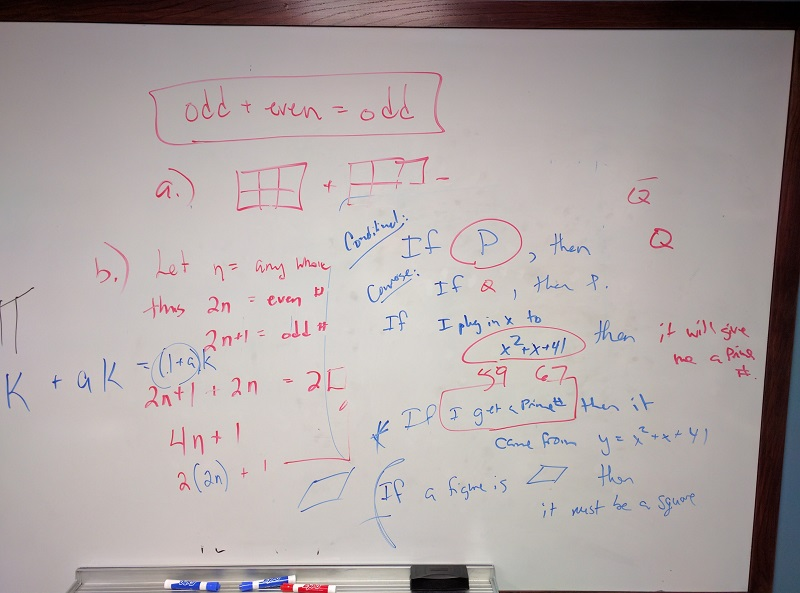
#> input picture code/03-opencv-images/board.jpg, 800 x 593 px
$ python HighIntensity.py board.jpg
#> lines starting #> are read from the running program, lines starting #| are printed output that depends on the picture; after the words box and inside, x2 and y2 are one past the last pixel; in counts of white or black regions, pixels touching at a corner belong together
'''
* Python script to ignore low intensity pixels in an image.
*
* usage: python HighIntensity.py <filename>
'''
import cv2, sys

# read input image, based on filename parameter
image = cv2.imread(filename = sys.argv[1])
#> image is the input picture: shape (593, 800, 3); mean B, G, R 165.2, 165.6, 174.7

# display original image
cv2.namedWindow(winname = "original image", flags = cv2.WINDOW_NORMAL)
cv2.imshow(winname = "original image", mat = image)
cv2.waitKey(delay = 0)

# keep only high-intensity pixels
image[image < 128] = 0
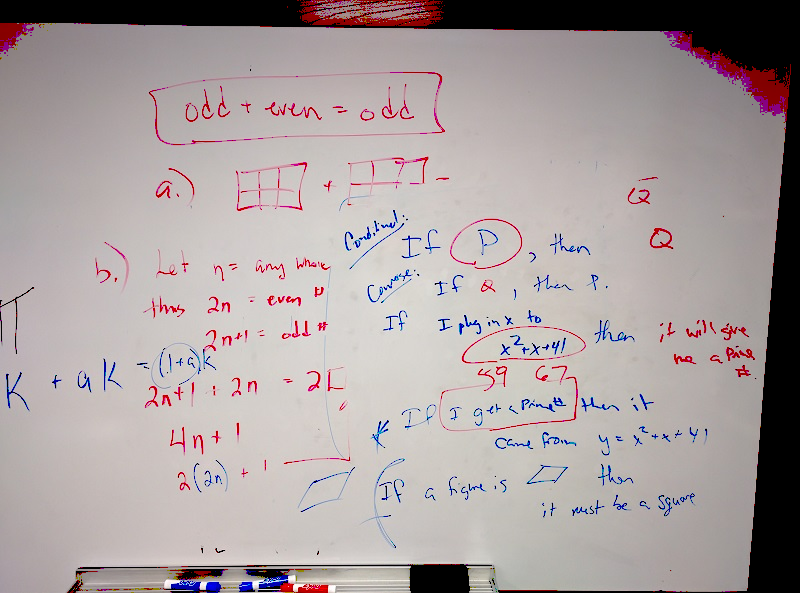
#> image: shape (593, 800, 3); 12.22% of pixels changed, all inside (x1, y1, x2, y2) = (0, 0, 800, 593)

# display modified image
cv2.namedWindow(winname = "modified image", flags = cv2.WINDOW_NORMAL)
cv2.imshow(winname = "modified image", mat = image)
cv2.waitKey(delay = 0)
